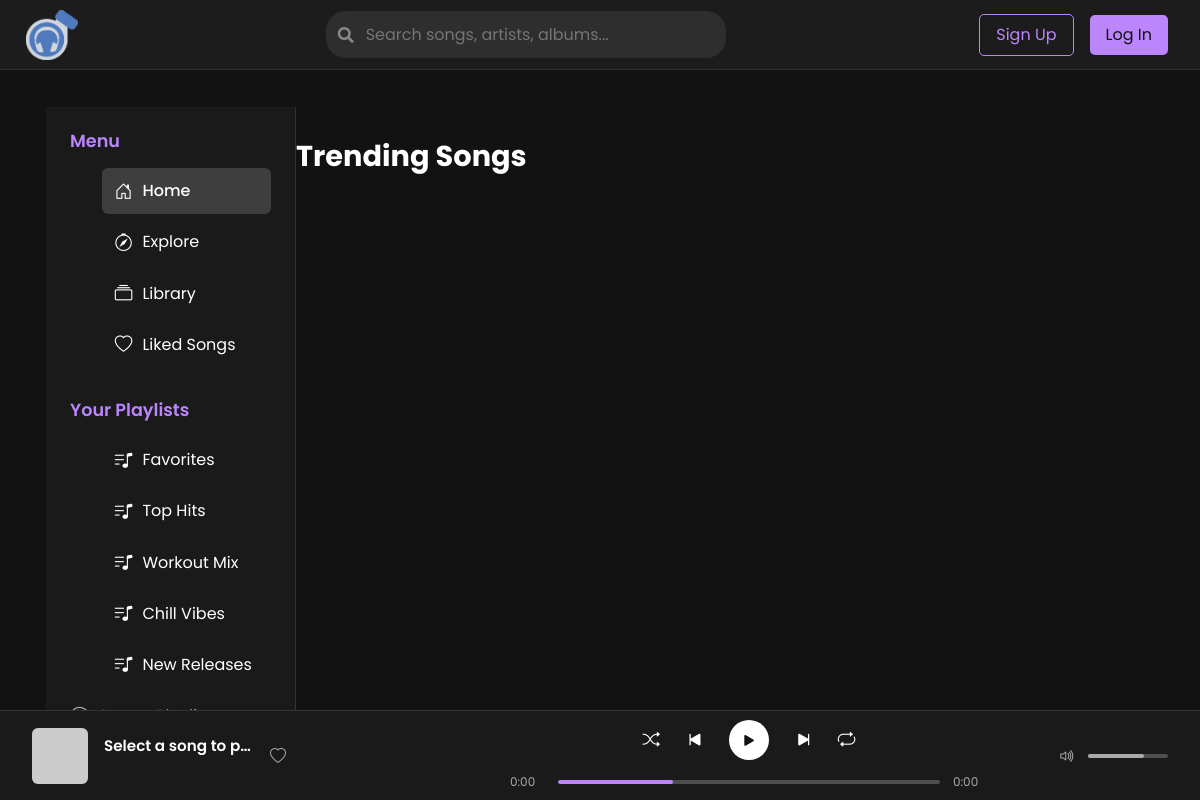
The app's page /, older data.
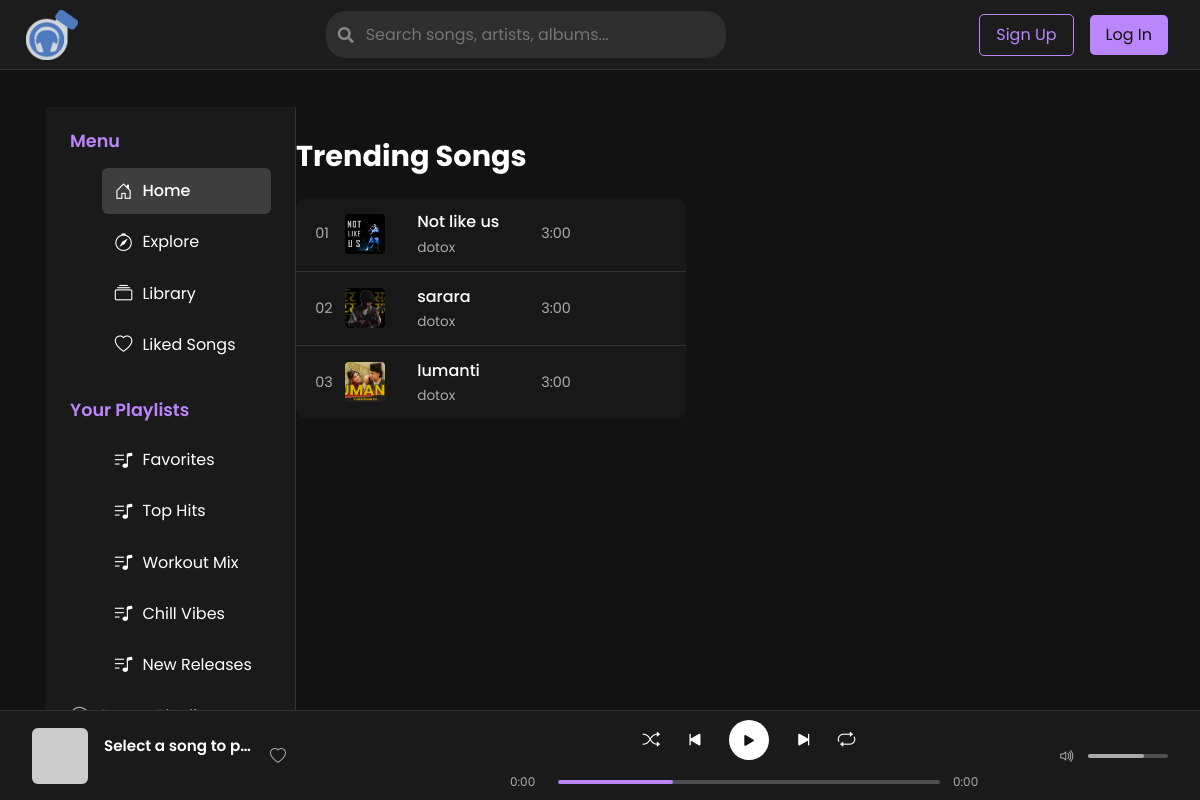
The same page, newer data.
### users/models.py (models this page shows, shortened)
class Song(models.Model):
    title = models.CharField(max_length=200)
    artist = models.ForeignKey(ArtistProfile, on_delete=models.CASCADE, related_name='songs')
    album = models.ForeignKey(Album, on_delete=models.SET_NULL, null=True, blank=True, related_name='songs')
    audio_file = models.FileField(
        upload_to='songs/',
        validators=[FileExtensionValidator(allowed_extensions=['mp3', 'wav', 'ogg', 'm4a'])],
        help_text="Allowed formats: MP3, WAV, OGG, M4A"
    )
    cover_image = models.ImageField(upload_to='song_covers/', blank=True, null=True)
    duration = models.DurationField(blank=True, null=True)
    release_date = models.DateField(auto_now_add=True)
    genres = models.ManyToManyField(Genre, blank=True)
    lyrics = models.TextField(blank=True)
    is_explicit = models.BooleanField(default=False)
    is_public = models.BooleanField(default=True)

class ArtistProfile(models.Model):
    user_profile = models.OneToOneField(UserProfile, on_delete=models.CASCADE, related_name='artist_profile')
    profile_picture = models.ImageField(upload_to='profile_pics/', blank=True, null=True)
    artist_name = models.CharField(max_length=100)
    genre = models.CharField(max_length=50)
    verification_date = models.DateField(auto_now_add=True)
    bio = models.TextField(blank=True)
    is_verified = models.BooleanField(default=False)

### users/views.py (the view)
# urls.py: path('', home, name='users-home'),
def home(request):
    songs = Song.objects.filter(is_public=True).select_related('artist')
    return render(request, 'users/home.html', {'songs': songs})

### users/context_processors.py (called while the page is built, shortened)
def user_type(request):
    context = {}
    return context

### users/templates/users/home.html (shortened to what the changed rows need)
{% extends "users/base.html" %}
{% load static %}
{% block content %}
<link href="https://cdn.jsdelivr.net/npm/bootstrap@5.3.2/dist/css/bootstrap.min.css" rel="stylesheet">
<link rel="stylesheet" href="https://cdn.jsdelivr.net/npm/bootstrap-icons@1.11.1/font/bootstrap-icons.css">
<body>
   <div class="content-wrapper">
    <section class="songs-section">
      <h2 class="section-title">Trending Songs</h2>
      <div class="song-list">
          {% for song in songs %}
          <div class="song-item"
               data-song-id="{{ song.id }}"
               data-audio-url="{{ song.audio_file.url }}"
               data-title="{{ song.title }}"
               data-artist="{{ song.artist.artist_name }}"
               data-cover="{% if song.cover_image %}{{ song.cover_image.url }}{% else %}https://via.placeholder.com/56{% endif %}"
               data-duration="{% if song.duration %}{{ song.duration }}{% else %}3:00{% endif %}">
             <div class="song-number">{{ forloop.counter|stringformat:"02d" }}</div>
             <div class="song-info">
                 <div class="song-thumbnail">
                     {% if song.cover_image %}
                         <img src="{{ song.cover_image.url }}" alt="{{ song.title }}">
                     {% else %}
                         <img src="https://via.placeholder.com/40" alt="Song thumbnail">
                     {% endif %}
                 </div>
                 <div class="song-title-artist">
                     <div class="song-title">{{ song.title }}</div>
                     <div class="song-artist">{{ song.artist.artist_name }}</div>
                 </div>
             </div>
             <div class="song-duration">{% if song.duration %}{{ song.duration }}{% else %}3:00{% endif %}</div>
         </div>
          {% endfor %}
      </div>
  </section>
</body>
{% endblock content %}

Row changes from the older to the newer data that the page shows:
added Song: cover_image (picture), title "Not like us", artist.artist_name "dotox", shows "3:00"
added Song: cover_image (picture), title "sarara", artist.artist_name "dotox", shows "3:00"
added Song: cover_image (placeholder picture), title "lumanti", artist.artist_name "dotox", shows "3:00"
